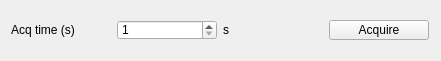
  <widget class="QWidget" name="gridLayoutWidget_26">
   <property name="geometry">
    <rect>
     <x>10</x>
     <y>20</y>
     <width>441</width>
     <height>61</height>
    </rect>
   </property>
   <layout class="QGridLayout" name="gridLayout_36">
    <item column="0" row="0" rowspan="2">
     <widget class="QLabel" name="label_141">
      <property name="maximumSize">
       <size>
        <width>100</width>
        <height>20</height>
       </size>
      </property>
      <property name="text">
       <string>Acq time (s)</string>
      </property>
     </widget>
    </item>
    <item column="1" row="0" rowspan="2">
     <widget class="QSpinBox" name="spinBox_acq_time">
      <property name="maximumSize">
       <size>
        <width>100</width>
        <height>20</height>
       </size>
      </property>
      <property name="minimum">
       <number>1</number>
      </property>
     </widget>
    </item>
    <item column="2" row="0" rowspan="2">
     <widget class="QLabel" name="label_acq_time_rbv">
      <property name="maximumSize">
       <size>
        <width>100</width>
        <height>20</height>
       </size>
      </property>
      <property name="text">
       <string>s</string>
      </property>
     </widget>
    </item>
    <item column="3" row="0" rowspan="2">
     <widget class="QPushButton" name="push_xs3_acquire">
      <property name="enabled">
       <bool>true</bool>
      </property>
      <property name="maximumSize">
       <size>
        <width>100</width>
        <height>20</height>
       </size>
      </property>
      <property name="text">
       <string>Acquire</string>
      </property>
     </widget>
    </item>
   </layout>
  </widget>
